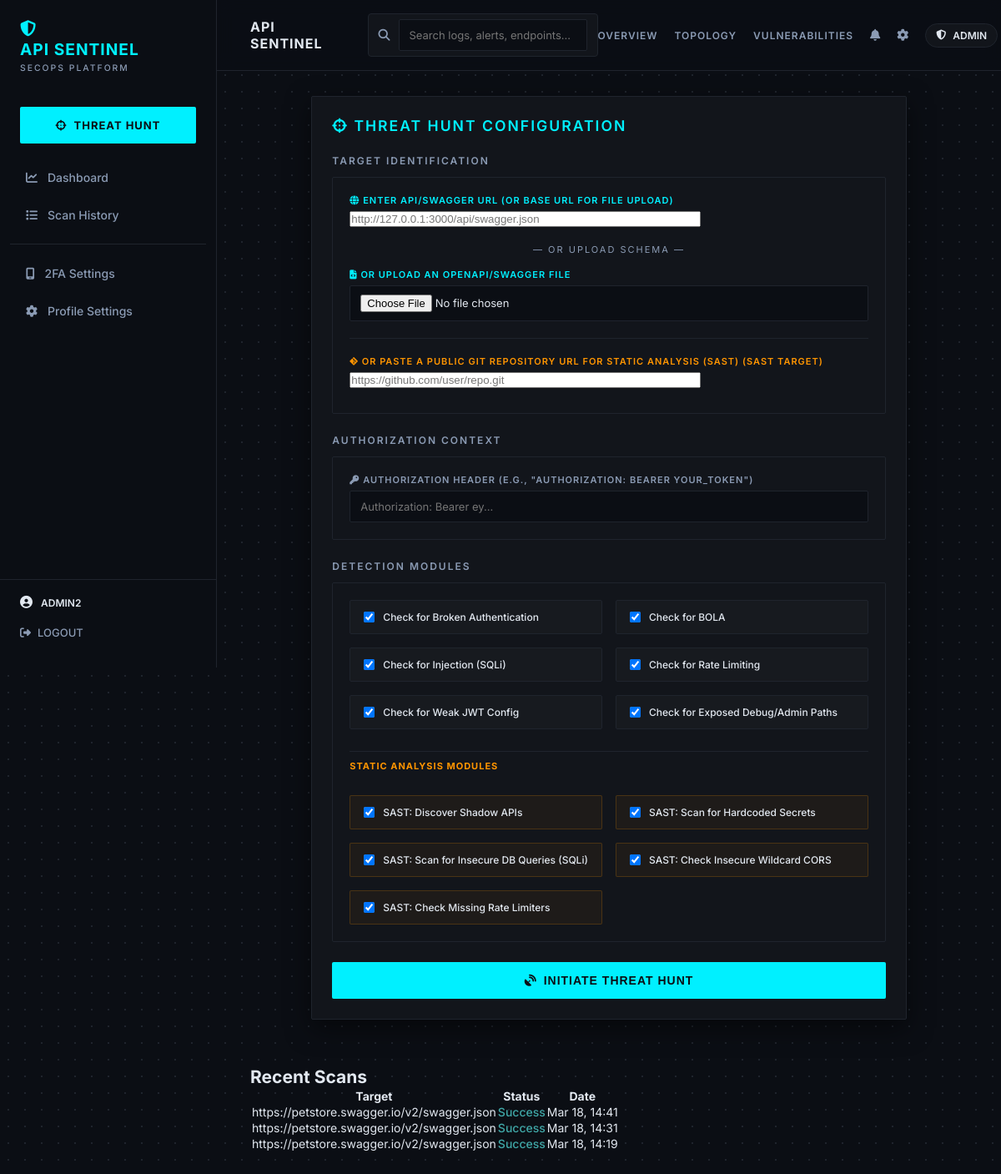
The app's page /scan/ (signed in), older data.
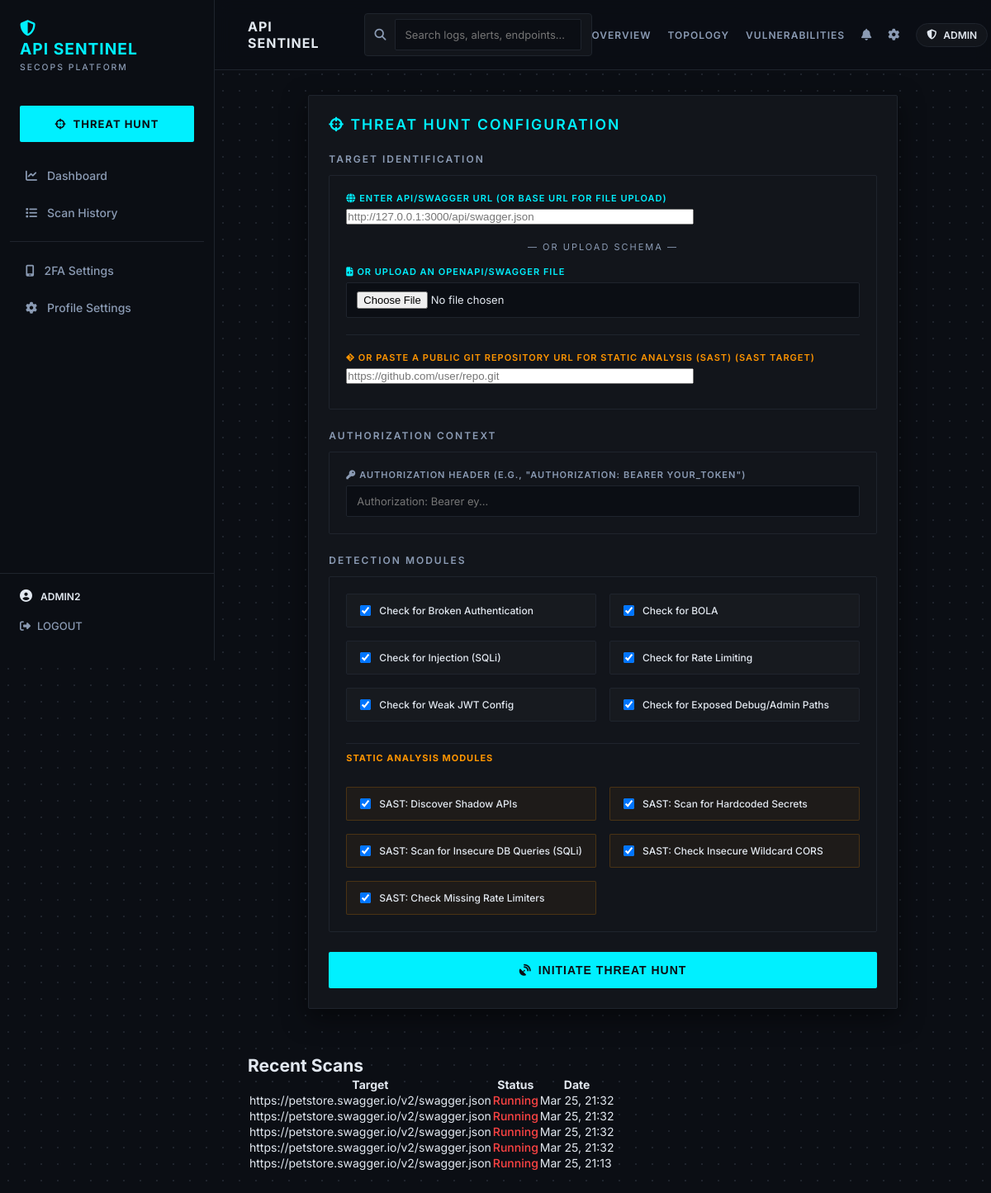
The same page, newer data.
### scanner/models.py (models this page shows, shortened)
class ScanReport(models.Model):
    user = models.ForeignKey(User, on_delete=models.CASCADE, null=True, blank=True)
    target_url = models.CharField(max_length=500)
    scan_date = models.DateTimeField(default=timezone.now)
    status = models.CharField(max_length=50, default="Pending")
    result_json = models.JSONField(default=dict, blank=True)
    is_scheduled = models.BooleanField(default=False)
    cron_expression = models.CharField(max_length=100, default="")

### scanner/views.py (the view, shortened to what this page needs)
# urls.py: path('scan/', views.scan_view, name='new_scan'),
@login_required
def scan_view(request):
    recent_reports = ScanReport.objects.filter(user=request.user).order_by('-scan_date')[:5]
    form = APIScanForm()
    return render(request, 'scanner/scan.html', {'form': form, 'recent_reports': recent_reports})

### scanner/templates/scanner/scan.html (shortened to what the changed rows need)
{% extends 'scanner/base.html' %}
{% block content %}
<div class="findings-card" style="margin-top: 2rem;">
    <h2>Recent Scans</h2>
    <table>
        <thead>
            <tr>
                <th>Target</th>
                <th>Status</th>
                <th>Date</th>
            </tr>
        </thead>
        <tbody>
            {% for report in recent_reports %}
            <tr style="cursor: pointer;" onclick="window.location='{% url 'report_detail' report.id %}';">
                <td>{{ report.target_url|truncatechars:60 }}</td>
                <td>
                    {% if report.status == "Success" %}
                        <span style="color: #40A8A8; font-weight: 500;">Success</span>
                    {% else %}
                        <span style="color: var(--accent-danger); font-weight: 500;">{{ report.status }}</span>
                    {% endif %}
                </td>
                <td>{{ report.scan_date|date:"M d, H:i" }}</td>
            </tr>
            {% empty %}
            <tr><td colspan="3" style="text-align: center; padding: 1rem; color: var(--text-muted);">No scans performed yet.</td></tr>
            {% endfor %}
        </tbody>
    </table>
</div>
{% endblock %}

Row changes from the older to the newer data that the page shows:
no longer on this page (row unchanged): ScanReport: target_url "https://petstore.swagger.io/v2/swagger.json", status "Success", scan_date "Mar 18, 14:41"
no longer on this page (row unchanged): ScanReport: target_url "https://petstore.swagger.io/v2/swagger.json", status "Success", scan_date "Mar 18, 14:31"
no longer on this page (row unchanged): ScanReport: target_url "https://petstore.swagger.io/v2/swagger.json", status "Success", scan_date "Mar 18, 14:19"
added ScanReport: target_url "https://petstore.swagger.io/v2/swagger.json", status "Running", scan_date "Mar 25, 21:32"
added ScanReport: target_url "https://petstore.swagger.io/v2/swagger.json", status "Running", scan_date "Mar 25, 21:32"
added ScanReport: target_url "https://petstore.swagger.io/v2/swagger.json", status "Running", scan_date "Mar 25, 21:32"
added ScanReport: target_url "https://petstore.swagger.io/v2/swagger.json", status "Running", scan_date "Mar 25, 21:32"
added ScanReport: target_url "https://petstore.swagger.io/v2/swagger.json", status "Running", scan_date "Mar 25, 21:13"
